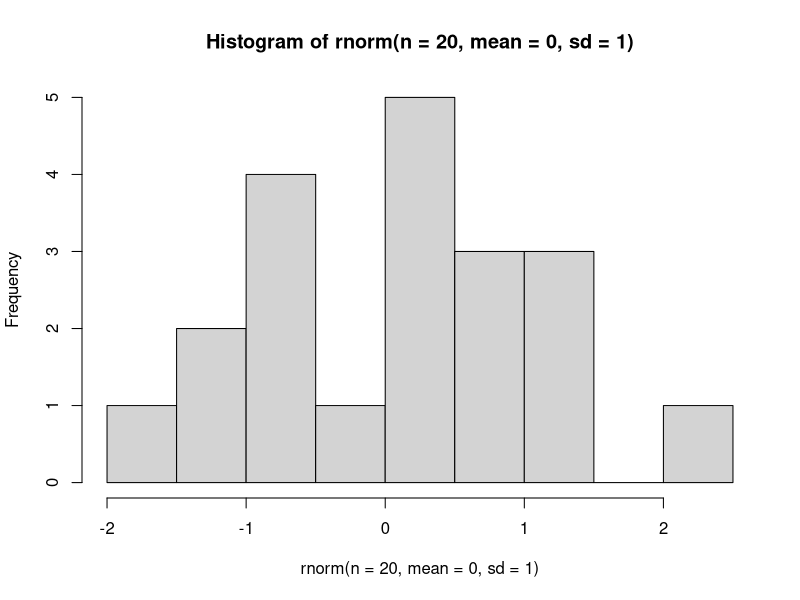
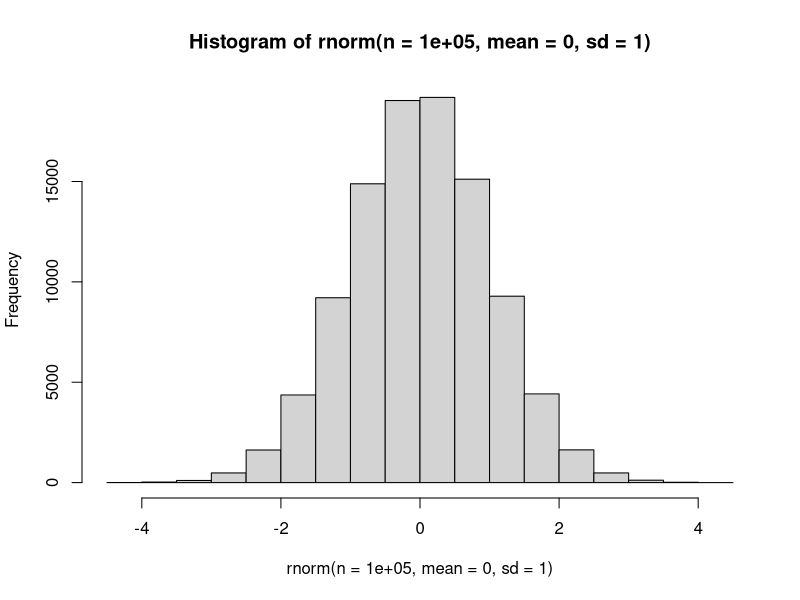
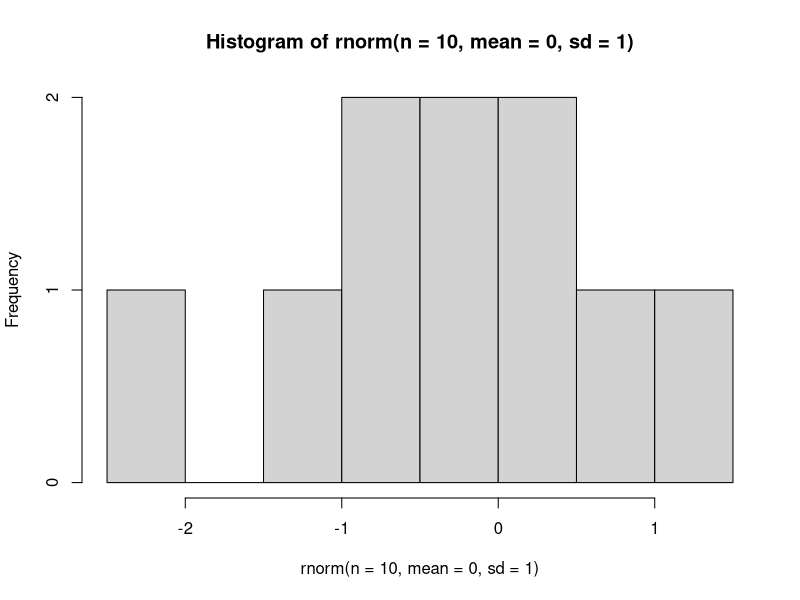
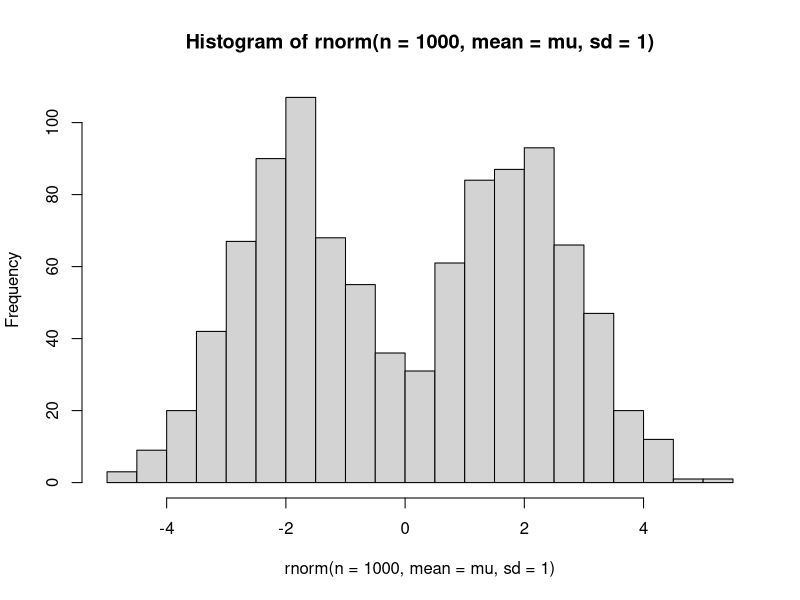
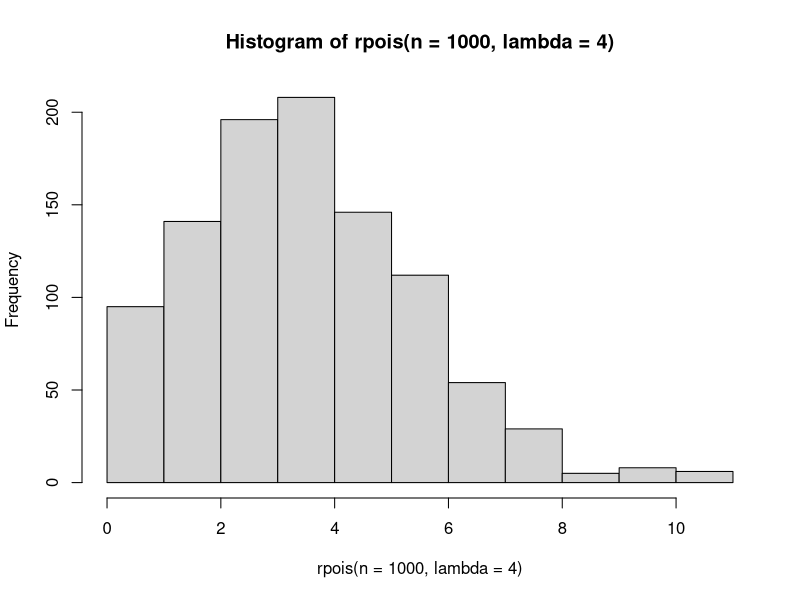
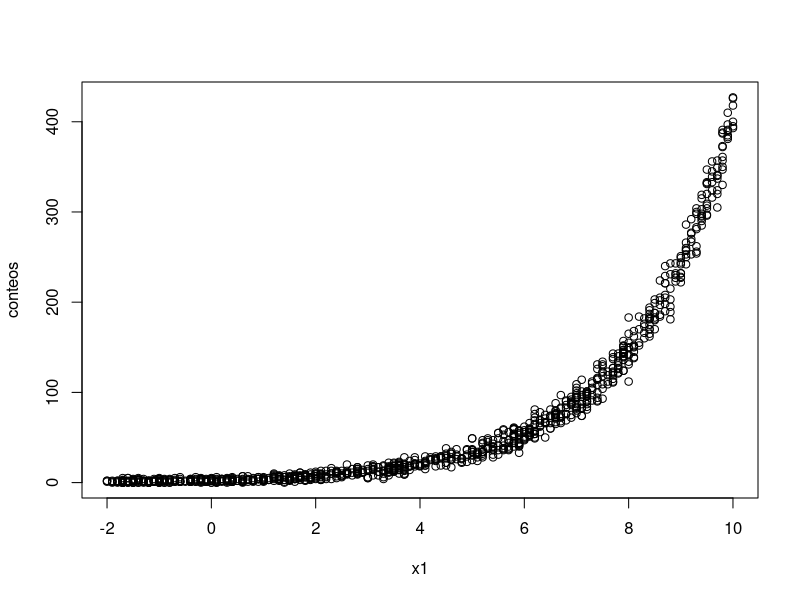

The R script that drew these images, in order:
# Inferencia Bayesiana en Ecología con R (IBER)
# Bloque 1.1: Modelos lineales generalizados con R: distribuciones de 
# probabilidad, programación, simulaciones y modelos básicos.

# R nos ofrece la posibilidad de simular números aleatorios obtenidos a partir
# de una distribución de probabilidad dada.

# 20 números aleatorios obtenidos a partir de una distribución normal de media=0
# y sd=1
rnorm(n=20, mean = 0, sd = 1)

# Podemos graficar un histograma de frecuencias de estos números, para comprobar
# cómo se distribuyen realmente los números simulados
hist(rnorm(n=20, mean = 0, sd = 1))

# Cuanto mayor sea la muestra de números aleatorios, más se parecerá el histograma
# a su distribución real

hist(rnorm(n=100000, mean = 0, sd = 1))
hist(rnorm(n=10, mean = 0, sd = 1))

# También podemos generar números aleatorios sacados de una distribución variando
# los parámetros de esa distribución.

# Queremos 1000 números aleatorios de los cuales 500 provengan de una distribución
# normal de media=-2 y sd=1 y otros 500 provengan de una distribución normal de
# media=2 y sd=1

mu <- rep(c(-2,2), each = 500)
hist(rnorm(n=1000, mean = mu, sd = 1), breaks = 20)

# En programación, una herramienta útil cuando queremos hacer tareas repetitivas
# son los bucles o loops. Los bucles son secuencia de instrucciones de código que 
# se ejecuta repetidas veces, hasta que una condición deja de cumplirse. Uno de 
# los bucles más utilizados es el denominado "for"

# Por ejemplo, podemos pedirle a R que nos imprima en pantalla los 5 primeros 
# números de una serie de 100 muestras a partir de una distribución normal 
# de media=0 y sd=1

numeros <- rnorm(n = 100, mean = 0, sd = 1)
for (i in 1:5){
  print(paste("El número",i, "es el", numeros[i]))
}

# Podemos consultar todas las distribuciones disponibles en R base en utilizando
# help("distribution"). Vamos a simular 1000 números obtenidos a partir de una
# distribución de Poisson con parámetro lambda=4

hist(rpois(n=1000, lambda = 4))
#hist(rpois(n=1000, lambda = -4))

# Como hemos visto, podemos hacer variar el parámetro de una distribución en
# función de una variable aleatoria (predictor). Vamos a simular 1000 números
# a partir de una distribución de Poisson cuyo parámetro lambda va a variar
# en función a una variable aleatoria (x1 ~ Uniforme entre -2 y 10), con 
# coeficientes b0=1 (intercepto) y b1=0.5 (pendiente).

x1 <- round(runif(1000,-2,10),1)
b0 <- 1
b1 <- 0.5
lam <- exp(b0 + b1 * x1) 
conteos <- rpois(1000, lam)

# Podemos ver la relación de nuestra variable predictora con los números aleatorios
# generados

plot(x1, conteos)

# Ahora podemos aplicar la maquinaria de los modelos lineales generalizados para
# ver si somos capaces de recuperar los parámetros simulados (b0 y b1)

datos <- data.frame(conteos = conteos, x1 = x1)
head(datos)
modelo <- glm(conteos ~ x1, family = poisson(link = "log"), data = datos)
summary(modelo)$coefficients

# Las simulaciones son interesantes porque permiten recrear condiciones controladas
# (laboratorio) que son útiles a la hora de realizar inferencias a partir de nuestro
# modelo. En palabras de Michael Schaub y Marc Kéry:
# 1) En las simulaciones la "verdad" es conocida, por tanto podemos estudiar si 
# el modelo produce estimas no sesgadas de los parámetros, investigar la violación 
# de asunciones, etc.
# 2) Útiles para hacer análisis de potencia (power análisis)
# 3) Se puede verificar la identificabilidad de nuestros parámetros.
# 4) Es una prueba de que has entendido el modelo.

datos100 <- datos[sample(1:1000,100),]
datos50 <- datos[sample(1:1000,50),]
datos10 <- datos[sample(1:1000,10),]
datos5 <- datos[sample(1:1000,5),]

m100 <- glm(conteos ~ x1, family = poisson(link = "log"), data = datos100)
m50 <- glm(conteos ~ x1, family = poisson(link = "log"), data = datos50)
m10 <- glm(conteos ~ x1, family = poisson(link = "log"), data = datos10)
m5 <- glm(conteos ~ x1, family = poisson(link = "log"), data = datos5)

summary(modelo)$coefficients
summary(m100)$coefficients
summary(m50)$coefficients
summary(m10)$coefficients
summary(m5)$coefficients

# Las simulaciones son ideales para entender ciertos fenómenos que siempre hemos
# escuchado en torno a la modelización:
# 1) ¿Qué pasa si mis datos no siguen la distribución que estoy utilizando?
# 2) ¿Qué ocurre si introduzco variables predictoras correlacionadas entre sí?
# 3) ¿Qué efecto puede tener la heterogeneidad no modelada?
# 4) ¿Cómo afectan a mis estimas los errores en mi base de datos?

